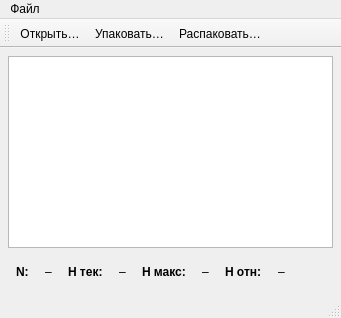
<?xml version="1.0" encoding="UTF-8"?>
<ui version="4.0">
 <class>MainWindow</class>
 <widget class="QMainWindow" name="MainWindow">
  <property name="windowTitle">
   <string>Nibble Entropy GUI</string>
  </property>
  <widget class="QWidget" name="centralwidget">
   <layout class="QVBoxLayout" name="verticalLayout" stretch="1,0">
    <property name="spacing">
     <number>8</number>
    </property>
    <property name="leftMargin">
     <number>8</number>
    </property>
    <property name="topMargin">
     <number>8</number>
    </property>
    <property name="rightMargin">
     <number>8</number>
    </property>
    <property name="bottomMargin">
     <number>8</number>
    </property>

    <!-- Таблица 16×16 -->
    <item>
     <widget class="QTableView" name="tableView">
      <property name="alternatingRowColors">
       <bool>true</bool>
      </property>
      <property name="selectionMode">
       <enum>QAbstractItemView::NoSelection</enum>
      </property>
      <property name="editTriggers">
       <set>QAbstractItemView::NoEditTriggers</set>
      </property>
     </widget>
    </item>

    <!-- Панель метрик -->
    <item>
     <widget class="QWidget" name="metricsWidget">
      <layout class="QHBoxLayout" name="metricsLayout">
       <property name="spacing">
        <number>16</number>
       </property>
       <property name="leftMargin">
        <number>8</number>
       </property>
       <property name="topMargin">
        <number>6</number>
       </property>
       <property name="rightMargin">
        <number>8</number>
       </property>
       <property name="bottomMargin">
        <number>6</number>
       </property>

       <!-- N -->
       <item>
        <widget class="QLabel" name="labelNTitle">
         <property name="text">
          <string>&lt;b&gt;N:&lt;/b&gt;</string>
         </property>
        </widget>
       </item>
       <item>
        <widget class="QLabel" name="lblN">
         <property name="text">
          <string>–</string>
         </property>
        </widget>
       </item>

       <!-- H тек -->
       <item>
        <widget class="QLabel" name="labelHTitle">
         <property name="text">
          <string>&lt;b&gt;H тек:&lt;/b&gt;</string>
         </property>
        </widget>
       </item>
       <item>
        <widget class="QLabel" name="lblH">
         <property name="text">
          <string>–</string>
         </property>
        </widget>
       </item>

       <!-- H макс -->
       <item>
        <widget class="QLabel" name="labelHmaxTitle">
         <property name="text">
          <string>&lt;b&gt;H макс:&lt;/b&gt;</string>
         </property>
        </widget>
       </item>
       <item>
        <widget class="QLabel" name="lblHmax">
         <property name="text">
          <string>–</string>
         </property>
        </widget>
       </item>

       <!-- H отн -->
       <item>
        <widget class="QLabel" name="labelHrefTitle">
         <property name="text">
          <string>&lt;b&gt;H отн:&lt;/b&gt;</string>
         </property>
        </widget>
       </item>
       <item>
        <widget class="QLabel" name="lblHref">
         <property name="text">
          <string>–</string>
         </property>
        </widget>
       </item>

       <!-- Спейсер -->
       <item>
        <spacer name="horizontalSpacer">
         <property name="orientation">
          <enum>Qt::Horizontal</enum>
         </property>
         <property name="sizeHint" stdset="0">
          <size>
           <width>40</width>
           <height>20</height>
          </size>
         </property>
        </spacer>
       </item>

      </layout>
     </widget>
    </item>
   </layout>
  </widget>

  <!-- Меню -->
  <widget class="QMenuBar" name="menubar">
   <property name="geometry">
    <rect><x>0</x><y>0</y><width>800</width><height>22</height></rect>
   </property>
   <widget class="QMenu" name="menuFile">
    <property name="title">
     <string>Файл</string>
    </property>
    <addaction name="actionOpen"/>
    <addaction name="actionPack"/>
    <addaction name="actionUnpack"/>
    <addaction name="separator"/>
    <addaction name="actionExit"/>
   </widget>
   <addaction name="menuFile"/>
  </widget>

  <!-- Тулбар -->
  <widget class="QToolBar" name="mainToolBar">
   <property name="windowTitle">
    <string>Файл</string>
   </property>
   <addaction name="actionOpen"/>
    <addaction name="actionPack"/>
    <addaction name="actionUnpack"/>
  </widget>

  <!-- Статусбар -->
  <widget class="QStatusBar" name="statusbar"/>

  <!-- Экшены -->
  <action name="actionOpen">
   <property name="text">
    <string>Открыть…</string>
   </property>
   <property name="shortcut">
    <string>Ctrl+O</string>
   </property>
  </action>
  <action name="actionPack">
   <property name="text">
    <string>Упаковать…</string>
   </property>
  </action>
  <action name="actionUnpack">
   <property name="text">
    <string>Распаковать…</string>
   </property>
  </action>
  <action name="actionExit">
   <property name="text">
    <string>Выход</string>
   </property>
   <property name="shortcut">
    <string>Ctrl+Q</string>
   </property>
  </action>

 </widget>
 <resources/>
 <connections/>
</ui>
